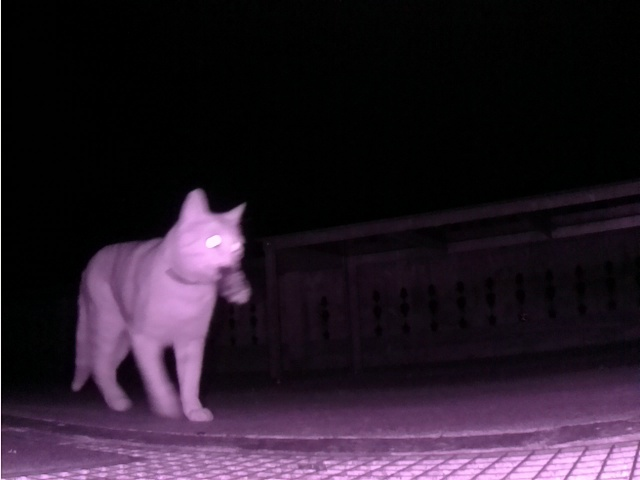
#> input picture 2024_04_11_21_37_23_690702_cat_prey.jpg, 640 x 480 px, found by its file name
$ jupyter execute --allow-errors imagesizing.ipynb
#> lines starting #> are read from the running program, lines starting #| are printed output that depends on the picture
# Size

[cell 1]
from PIL import Image
import matplotlib.pyplot as plt

# Load the image
image_path = r'C:\Users\mirela\Documents\gitRepos\CatWatcher\2024_04_11_21_37_23_690702_cat_prey.jpg'
image = Image.open(image_path)
#> image is the input picture: PIL image 640x480 RGB; mean R, G, B 39.9, 27.4, 40.8

print(f'Original image size: {image.size}')
#| Original image size: (640, 480)
# properties info of the image: width: 640, height: 480

# show image
plt.imshow(image)

[cell 2]
# resize the image to 480x480
new_image = image.resize((480, 480))
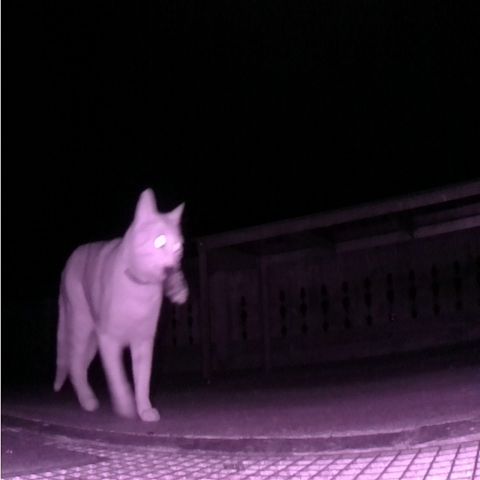
#> new_image: PIL image 480x480 RGB; mean R, G, B 39.9, 27.4, 40.8
print(f'New image size: {new_image.size}')
#| New image size: (480, 480)
# show image
plt.imshow(new_image)

[cell 3]
# resize the image to 180x180
new_image = image.resize((180, 180))
#> new_image: PIL image 180x180 RGB
print(f'New image size: {new_image.size}')
#| New image size: (180, 180)
# show image
plt.imshow(new_image)

[cell 4]
# resize the image
new_image = image.resize((64, 64))
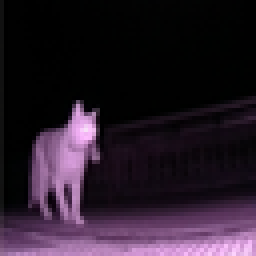
#> new_image: PIL image 64x64 RGB (shown 4 times larger); mean R, G, B 39.8, 27.3, 40.7
print(f'New image size: {new_image.size}')
#| New image size: (64, 64)
# show image
plt.imshow(new_image)
